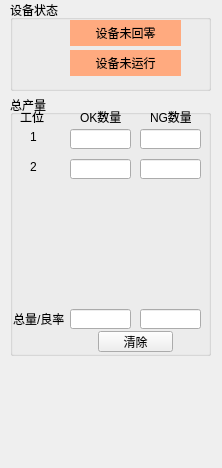
<?xml version="1.0" encoding="UTF-8"?>
<ui version="4.0">
 <class>QStateWidget</class>
 <widget class="QWidget" name="QStateWidget">
  <property name="geometry">
   <rect>
    <x>0</x>
    <y>0</y>
    <width>222</width>
    <height>468</height>
   </rect>
  </property>
  <property name="windowTitle">
   <string>Form</string>
  </property>
  <widget class="QGroupBox" name="groupBox_2">
   <property name="geometry">
    <rect>
     <x>10</x>
     <y>95</y>
     <width>201</width>
     <height>261</height>
    </rect>
   </property>
   <property name="title">
    <string>总产量</string>
   </property>
   <widget class="QLabel" name="label_9">
    <property name="geometry">
     <rect>
      <x>70</x>
      <y>14</y>
      <width>41</width>
      <height>16</height>
     </rect>
    </property>
    <property name="text">
     <string>OK数量</string>
    </property>
   </widget>
   <widget class="QLabel" name="label_10">
    <property name="geometry">
     <rect>
      <x>140</x>
      <y>14</y>
      <width>41</width>
      <height>16</height>
     </rect>
    </property>
    <property name="text">
     <string>NG数量</string>
    </property>
   </widget>
   <widget class="QLineEdit" name="lineEdit_9">
    <property name="geometry">
     <rect>
      <x>60</x>
      <y>34</y>
      <width>61</width>
      <height>20</height>
     </rect>
    </property>
   </widget>
   <widget class="QLineEdit" name="lineEdit_10">
    <property name="geometry">
     <rect>
      <x>130</x>
      <y>34</y>
      <width>61</width>
      <height>20</height>
     </rect>
    </property>
   </widget>
   <widget class="QLineEdit" name="lineEdit_11">
    <property name="geometry">
     <rect>
      <x>60</x>
      <y>64</y>
      <width>61</width>
      <height>20</height>
     </rect>
    </property>
   </widget>
   <widget class="QPushButton" name="pushButton_2">
    <property name="geometry">
     <rect>
      <x>88</x>
      <y>236</y>
      <width>75</width>
      <height>21</height>
     </rect>
    </property>
    <property name="text">
     <string>清除</string>
    </property>
   </widget>
   <widget class="QLabel" name="label_3">
    <property name="geometry">
     <rect>
      <x>10</x>
      <y>14</y>
      <width>31</width>
      <height>16</height>
     </rect>
    </property>
    <property name="text">
     <string>工位</string>
    </property>
   </widget>
   <widget class="QLabel" name="label_4">
    <property name="geometry">
     <rect>
      <x>20</x>
      <y>34</y>
      <width>16</width>
      <height>16</height>
     </rect>
    </property>
    <property name="text">
     <string>1</string>
    </property>
   </widget>
   <widget class="QLabel" name="label_5">
    <property name="geometry">
     <rect>
      <x>20</x>
      <y>64</y>
      <width>16</width>
      <height>16</height>
     </rect>
    </property>
    <property name="text">
     <string>2</string>
    </property>
   </widget>
   <widget class="QLineEdit" name="lineEdit_12">
    <property name="geometry">
     <rect>
      <x>130</x>
      <y>64</y>
      <width>61</width>
      <height>20</height>
     </rect>
    </property>
   </widget>
   <widget class="QLabel" name="label_11">
    <property name="geometry">
     <rect>
      <x>3</x>
      <y>214</y>
      <width>61</width>
      <height>20</height>
     </rect>
    </property>
    <property name="text">
     <string>总量/良率</string>
    </property>
   </widget>
   <widget class="QLineEdit" name="lineEdit_21">
    <property name="geometry">
     <rect>
      <x>60</x>
      <y>214</y>
      <width>61</width>
      <height>20</height>
     </rect>
    </property>
   </widget>
   <widget class="QLineEdit" name="lineEdit_22">
    <property name="geometry">
     <rect>
      <x>130</x>
      <y>214</y>
      <width>61</width>
      <height>20</height>
     </rect>
    </property>
   </widget>
  </widget>
  <widget class="QGroupBox" name="groupBox">
   <property name="geometry">
    <rect>
     <x>10</x>
     <y>0</y>
     <width>201</width>
     <height>91</height>
    </rect>
   </property>
   <property name="title">
    <string>设备状态</string>
   </property>
   <widget class="QLabel" name="label_2">
    <property name="geometry">
     <rect>
      <x>60</x>
      <y>50</y>
      <width>111</width>
      <height>26</height>
     </rect>
    </property>
    <property name="styleSheet">
     <string notr="true">background-color: rgb(255, 170, 127);</string>
    </property>
    <property name="text">
     <string>设备未运行</string>
    </property>
    <property name="alignment">
     <set>Qt::AlignCenter</set>
    </property>
   </widget>
   <widget class="QLabel" name="label">
    <property name="geometry">
     <rect>
      <x>60</x>
      <y>20</y>
      <width>111</width>
      <height>26</height>
     </rect>
    </property>
    <property name="styleSheet">
     <string notr="true">background-color: rgb(255, 170, 127);</string>
    </property>
    <property name="text">
     <string>设备未回零</string>
    </property>
    <property name="alignment">
     <set>Qt::AlignCenter</set>
    </property>
   </widget>
  </widget>
 </widget>
 <resources/>
 <connections/>
</ui>
